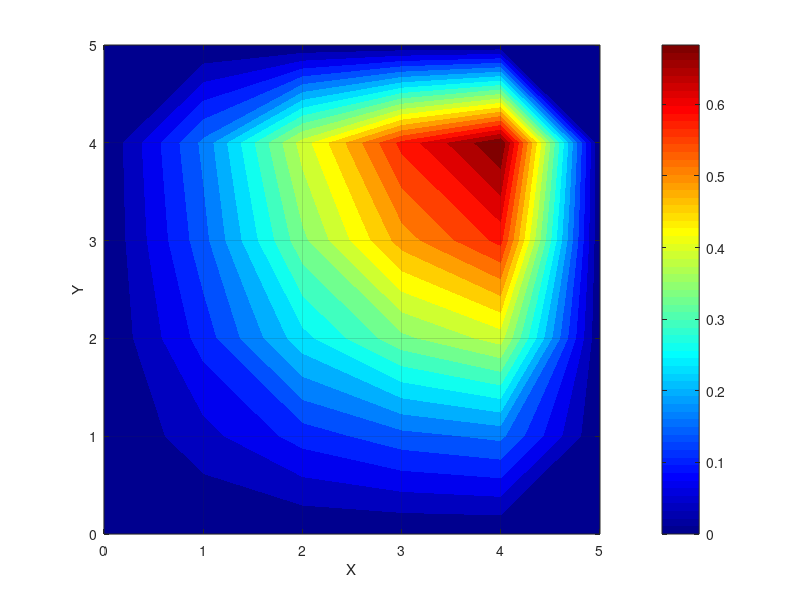

Here is the MATLAB script that generated this plot:
%%%%%%%%%%%%%%%%%%%%%%%%%%%%%%%%%%%%%%%%%%%%%%%%%%%
%%%%%%%%%%%%%%%%%%%%%%%%%%%%%%%%%%%%%%%%

% FINITE DIFFERENCE  DISCRETIZATION OF LINEAR CONVECTION EQUATION WITH CONSTANT VELOCITY 
% SCHEME: IMPLICIT SHCEME
%DISCRETIZATION : FORWARD IN TIME AND BACKWARD IN SPACE
% AN UPPWIND SCHEME OF CONVECTION IS USED
% CODE  BY : NAHOM ALEMSEGED WORKU
% GENERAL EQUATION = dU/dt + C*dU/dX + C*dU/dY = 0
% INITIAL CONDITIONS: U =2  0.5<=X<=1  AND  0.5<=Y<=1,

%                                 U = 1 EVERYWHERE ELSE
% BOUNDARY CONDITION ; U = 0, x = 0,2, AND Y = 0,Y = 2 
%%%%%%%%%%%%%%%%%%%%%%%%%%%%%%%%%%%%%%%%%%%%%%%%%
% DECLARE VARIABLES
Xp = 5; Yp = 5; ts = 2;
nx = 6;    ny = 6;    
nt =6;    dt = ts/(nt-1);    
dx = 5/(nx-1);   dy = 5/(ny-1);
c = 1; 
u = zeros(nx,ny); %INITIALIZATION OF VELOCITY VECTOR
X = [0:dx:Xp];  %DISRETIZATION IN X-DIRECTION
Y = [0:dy:Yp];  %DISCRETIZATION  IN Y-DIRECTION
t = [0:dt:ts];  %DISCRETIZATION OF TIME STEPS
% FILLING OUT MATRIX WITH INITIAL AND BOUDNARY CONDITIONS
for k=1:length(t)  
    if t(k) == 0 %LOOP TO HANDLE AND FILL INITIAL CONDITIONS
                 for i=1:(nx)
                      for j=1:(ny)
                            if ((X(i) >= 0 && X(i) < 1) || (Y(j) >= 0 && Y(j) < 1))
                                u(i,j) = 2
                           else
                                u(i,j) = 1
                          end
                      end
                 end
   
    else
        for i=1:nx   %LOOP TO HANDLE BOUNDARY CONDITIONS
            for j=1:ny
                 if ((X(i) == 0 || X(i) == X(end)) || (Y(j) == 0 || Y(j) == Y(end)))
                                u(i,j) = 0;
            u    
                 end
            end
        end
    end
end

 for it = 2:nt
        un = u %ASSIGNING U VALUES FROM PREVIOUS TIME STEPS TO THE CURRENT
     for i=2:(nx-1)
         for j=2:(ny-1)
%              u(i,j) = un(i,j) - ((c*dt/dx)*(u(i,j) - u(i-1,j))) - ((c*dt/dy)*(un(i,j) - un(i,j-1))); %FILL EXPLICIT DISCRETIZED VALUES
                 u(i,j) = (un(i,j) + ((c*dt/dx)*(u(i-1,j))) + ((c*dt/dy)*(u(i,j-1))))/(1 + (c*dt/dx) + (c*dt/dy)) ; 
         end
     end
 end
%  VISULAIZATION OF TWO DIMENSIONAL PLOT
 [X,Y] = meshgrid(X,Y)
   figure(1)
     contourf(X,Y,u,21,'LineStyle','none')
     hold on;
%     contour(u)
    colormap('jet')      
    colorbar
    hold off
     xlabel('X')
    ylabel('Y')
     grid on;

 
     